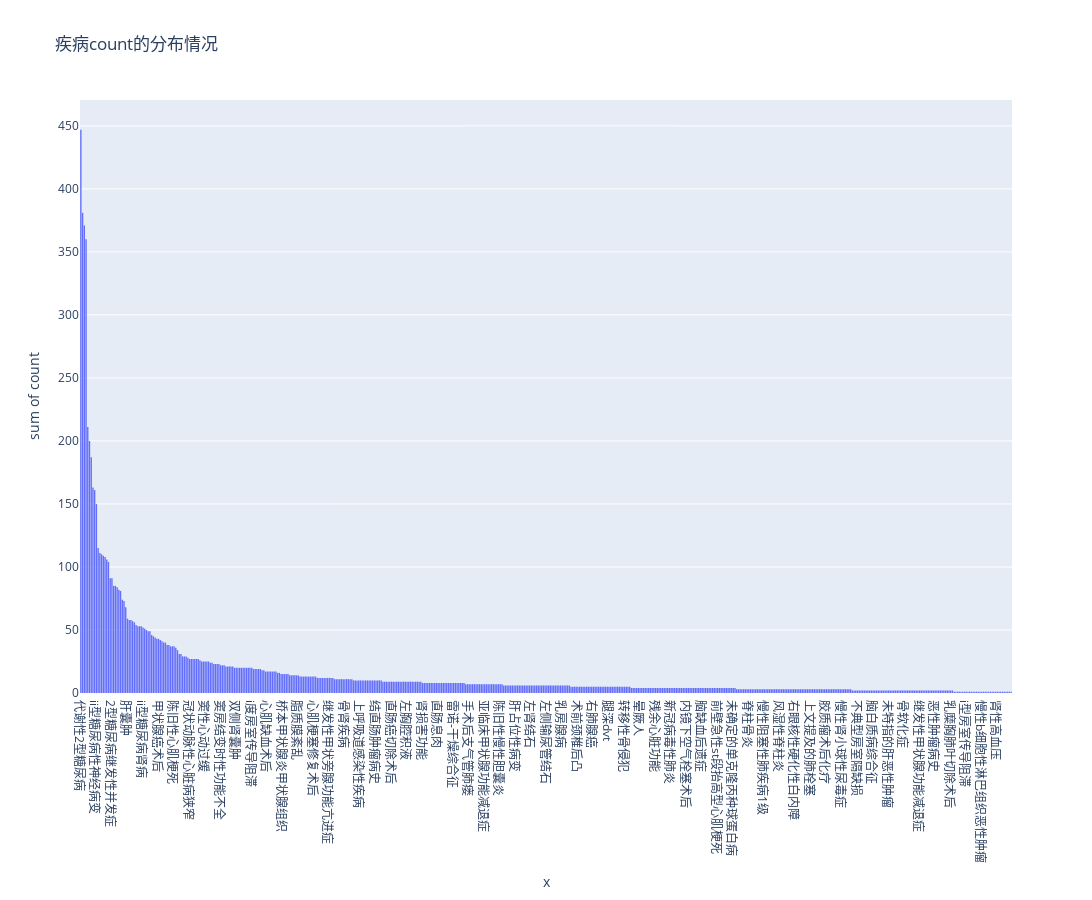
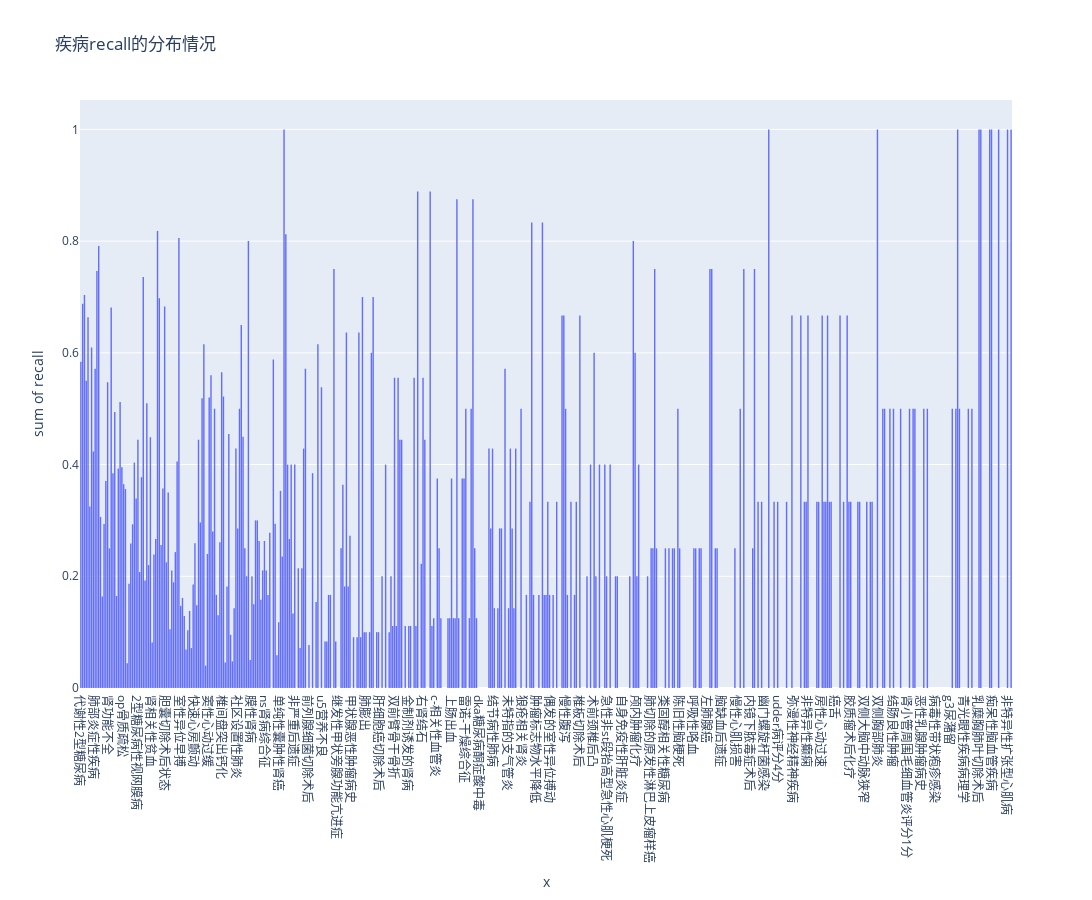
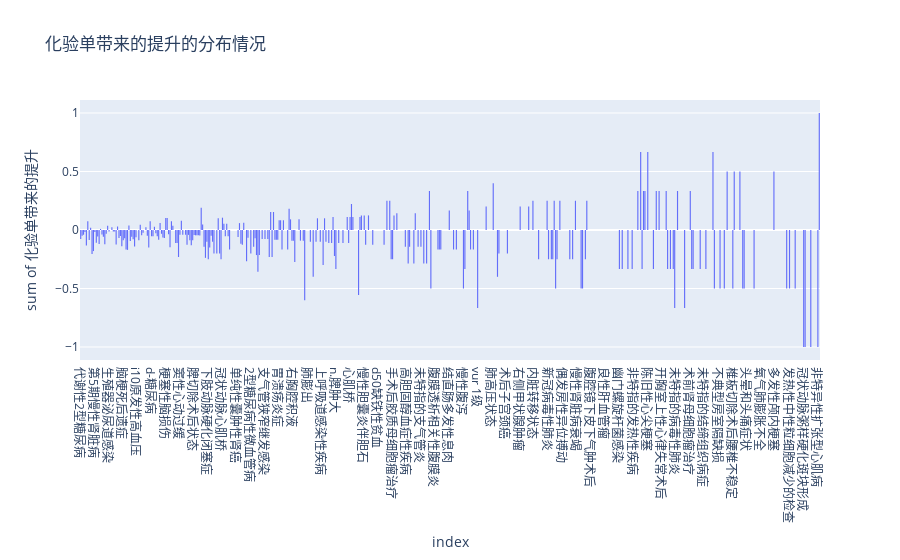
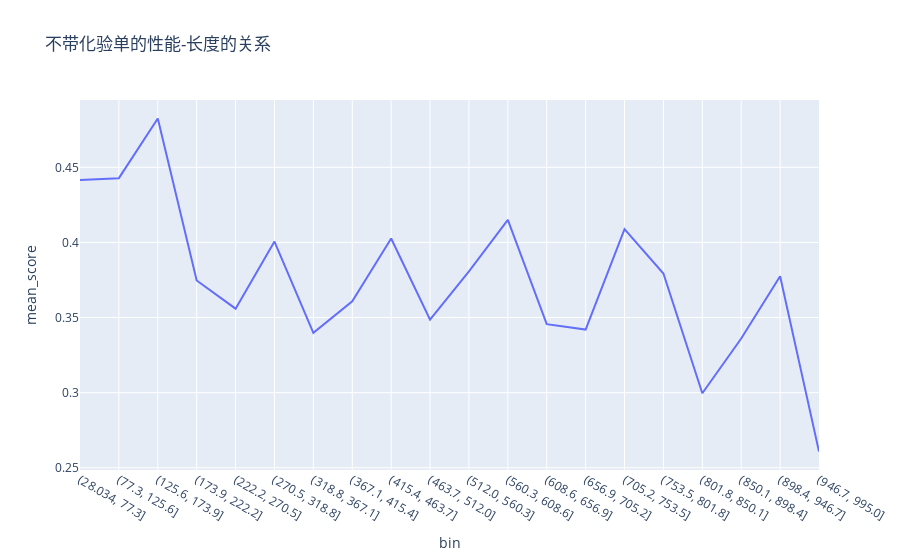

Write notebook code for charts like these, in order.
### Code cell
# eval_result analysis
import pandas as pd
from collections import Counter
import numpy as np
import json
import plotly.express as px
from transformers import AutoTokenizer
import os
from tqdm import tqdm

tqdm.pandas()

def analyse_result(eval_data_path, csv_path):
    llm_tok = AutoTokenizer.from_pretrained(os.path.join(os.environ['my_models_dir'], 'internlm-7b'), trust_remote_code=True)
    eval_df = pd.read_json(eval_data_path, orient='records')
    df = pd.read_csv(csv_path)
    eval_df = pd.concat([eval_df, df], axis=1)
    eval_df['input_length'] = eval_df['input'].progress_apply(lambda x: len(llm_tok(x)['input_ids']))
    ref_terms = df['ref_terms'].apply(lambda x: eval(x)).sum()
    ref_terms_count = dict(Counter(ref_terms))

    ref_terms_recall = {}
    for row in df.itertuples():
        ref_terms = eval(row.ref_terms)
        ref_topk_cids = eval(row.ref_topk_cid)
        pred_terms = eval(row.pred_terms)
        pred_topk_cids = eval(row.pred_topk_cid)
        for ref_term, ref_topk_cid in zip(ref_terms, ref_topk_cids):
            if len(pred_topk_cids) == 0:
                break
            # 优先匹配最相似的项
            intersect = [len(pred_topk_cid & ref_topk_cid) for pred_topk_cid in pred_topk_cids]
            if max(intersect) == 0:
                continue
            else:
                ref_terms_recall[ref_term] = ref_terms_recall.get(ref_term, 0) + 1
                pred_topk_cids.pop(np.argmax(intersect))
    
    ref_terms_count_df = pd.DataFrame.from_dict(ref_terms_count, orient='index', columns=['count'])
    ref_terms_count_df['recall'] = pd.Series(ref_terms_recall)
    ref_terms_count_df.fillna(0, inplace=True)
    ref_terms_count_df.sort_values(by='count', ascending=False, inplace=True)
    ref_terms_count_df['recall'] = ref_terms_count_df['recall'] / ref_terms_count_df['count']
    return ref_terms_count_df, eval_df

def get_nice_terms(ct_eval_data_path, bl_eval_data_path, ct_eval_result, bl_eval_result):
    ref_terms_count_df1, eval_df1 = analyse_result(ct_eval_data_path, ct_eval_result)
    ref_terms_count_df2, eval_df2 = analyse_result(bl_eval_data_path, bl_eval_result) 
    ref_terms_count_df1.hist(backend='plotly', x=ref_terms_count_df2.index, y='count', title='疾病count的分布情况').update_layout(width=1600, height=900).show()
    ref_terms_count_df1.hist(backend='plotly', x=ref_terms_count_df2.index, y='recall', title='疾病recall的分布情况').update_layout(width=1600, height=900).show()
    
    merge_df = pd.merge(ref_terms_count_df1, ref_terms_count_df2, left_index=True, right_index=True, suffixes=('_没化验单', '_有化验单'))
    print('terms: ', merge_df.shape[0])
    merge_df['化验单带来的提升'] = merge_df['recall_有化验单'] - merge_df['recall_没化验单']
    merge_df.hist(backend='plotly', x=merge_df.index, y='化验单带来的提升', title='化验单带来的提升的分布情况').show()
    eval_df1['bin'] = pd.cut(eval_df1['input_length'], bins=20)
    result = eval_df1.groupby('bin')['bios_scores_f'].mean().reset_index()
    result.columns = ['bin', 'mean_score']
    result['bin'] = result['bin'].apply(str)
    px.line(result, x='bin', y='mean_score', title='不带化验单的性能-长度的关系').show()
    eval_df2['bin'] = pd.cut(eval_df2['input_length'], bins=20)
    result = eval_df2.groupby('bin')['bios_scores_f'].mean().reset_index()
    result.columns = ['bin', 'mean_score']
    result['bin'] = result['bin'].apply(str)
    px.line(result, x='bin', y='mean_score', title='带化验单的性能-长度的关系').show()
    merge_df.sort_values(by='化验单带来的提升', ascending=False, inplace=True)
    print('merge_df: ', merge_df.index.to_list())
    nice_terms = merge_df[(merge_df['count_没化验单'] > 5) & (merge_df['化验单带来的提升'] > 0)]
    print('nice_terms: ', nice_terms.shape)
    nice_terms
    return nice_terms.index.to_list()

ct_eval_data_path = "/mnt/petrelfs/guoyiqiu/coding/my_datasets/ninth/v3.3/checkout_data_eval_no_dicts.json"
bl_eval_data_path = "/mnt/petrelfs/guoyiqiu/coding/my_datasets/ninth/v3.3/checkout_data_eval_text_dicts.json"
ct_eval_result = "/mnt/petrelfs/guoyiqiu/coding/my_models/ct-internlm-7b-v3.3/eval_result_2024_01_15_13_12_02.csv"
bl_eval_result = "/mnt/petrelfs/guoyiqiu/coding/my_models/bl2-internlm-7b-v3.3/eval_result_2024_01_16_12_43_10.csv"
nice_bterms = get_nice_terms(ct_eval_data_path, bl_eval_data_path, ct_eval_result, bl_eval_result)

json.dump(nice_bterms, open(os.path.join(os.environ['my_datasets_dir'], "ninth/v3.3/nice_bterms.json"),'w'), ensure_ascii=False)

### Figure 1 — Plotly figure (JSON) as saved in the notebook; plotly's stock layout.template omitted (floating-point values rounded to 4 significant figures; data arrays with more than 128 entries replaced by an {"elided": "..."} marker saying what was removed)
{"data": [{"alignmentgroup": "True", "bingroup": "x", "histfunc": "sum", "hovertemplate": "x=%{x}<br>sum of count=%{y}<extra></extra>", "legendgroup": "", "marker": {"color": "#636efa", "pattern": {"shape": ""}}, "name": "", "offsetgroup": "", "orientation": "v", "showlegend": false, "type": "histogram", "x": {"elided": "540 str values"}, "xaxis": "x", "y": {"elided": "540 int values"}, "yaxis": "y"}], "layout": {"barmode": "relative", "height": 900, "legend": {"tracegroupgap": 0}, "title": {"text": "疾病count的分布情况"}, "width": 1600, "xaxis": {"anchor": "y", "domain": [0, 1], "title": {"text": "x"}}, "yaxis": {"anchor": "x", "domain": [0, 1], "title": {"text": "sum of count"}}}}

### Figure 2 — Plotly figure (JSON) as saved in the notebook; plotly's stock layout.template omitted (floating-point values rounded to 4 significant figures; data arrays with more than 128 entries replaced by an {"elided": "..."} marker saying what was removed)
{"data": [{"alignmentgroup": "True", "bingroup": "x", "histfunc": "sum", "hovertemplate": "x=%{x}<br>sum of recall=%{y}<extra></extra>", "legendgroup": "", "marker": {"color": "#636efa", "pattern": {"shape": ""}}, "name": "", "offsetgroup": "", "orientation": "v", "showlegend": false, "type": "histogram", "x": {"elided": "540 str values"}, "xaxis": "x", "y": {"elided": "540 float values"}, "yaxis": "y"}], "layout": {"barmode": "relative", "height": 900, "legend": {"tracegroupgap": 0}, "title": {"text": "疾病recall的分布情况"}, "width": 1600, "xaxis": {"anchor": "y", "domain": [0, 1], "title": {"text": "x"}}, "yaxis": {"anchor": "x", "domain": [0, 1], "title": {"text": "sum of recall"}}}}

### Figure 3 — Plotly figure (JSON) as saved in the notebook; plotly's stock layout.template omitted (floating-point values rounded to 4 significant figures; data arrays with more than 128 entries replaced by an {"elided": "..."} marker saying what was removed)
{"data": [{"alignmentgroup": "True", "bingroup": "x", "histfunc": "sum", "hovertemplate": "index=%{x}<br>sum of 化验单带来的提升=%{y}<extra></extra>", "legendgroup": "", "marker": {"color": "#636efa", "pattern": {"shape": ""}}, "name": "", "offsetgroup": "", "orientation": "v", "showlegend": false, "type": "histogram", "x": {"elided": "540 str values"}, "xaxis": "x", "y": {"elided": "540 float values"}, "yaxis": "y"}], "layout": {"barmode": "relative", "legend": {"tracegroupgap": 0}, "title": {"text": "化验单带来的提升的分布情况"}, "xaxis": {"anchor": "y", "domain": [0, 1], "title": {"text": "index"}}, "yaxis": {"anchor": "x", "domain": [0, 1], "title": {"text": "sum of 化验单带来的提升"}}}}

### Figure 4 — Plotly figure (JSON) as saved in the notebook; plotly's stock layout.template omitted (floating-point values rounded to 4 significant figures)
{"data": [{"hovertemplate": "bin=%{x}<br>mean_score=%{y}<extra></extra>", "legendgroup": "", "line": {"color": "#636efa", "dash": "solid"}, "marker": {"symbol": "circle"}, "mode": "lines", "name": "", "orientation": "v", "showlegend": false, "type": "scatter", "x": ["(28.034, 77.3]", "(77.3, 125.6]", "(125.6, 173.9]", "(173.9, 222.2]", "(222.2, 270.5]", "(270.5, 318.8]", "(318.8, 367.1]", "(367.1, 415.4]", "(415.4, 463.7]", "(463.7, 512.0]", "(512.0, 560.3]", "(560.3, 608.6]", "(608.6, 656.9]", "(656.9, 705.2]", "(705.2, 753.5]", "(753.5, 801.8]", "(801.8, 850.1]", "(850.1, 898.4]", "(898.4, 946.7]", "(946.7, 995.0]"], "xaxis": "x", "y": [0.4416, 0.4428, 0.4825, 0.3747, 0.3559, 0.4006, 0.3399, 0.3608, 0.4026, 0.3486, 0.3807, 0.4151, 0.3456, 0.342, 0.4089, 0.3793, 0.2996, 0.336, 0.3775, 0.2608], "yaxis": "y"}], "layout": {"legend": {"tracegroupgap": 0}, "title": {"text": "不带化验单的性能-长度的关系"}, "xaxis": {"anchor": "y", "domain": [0, 1], "title": {"text": "bin"}}, "yaxis": {"anchor": "x", "domain": [0, 1], "title": {"text": "mean_score"}}}}
